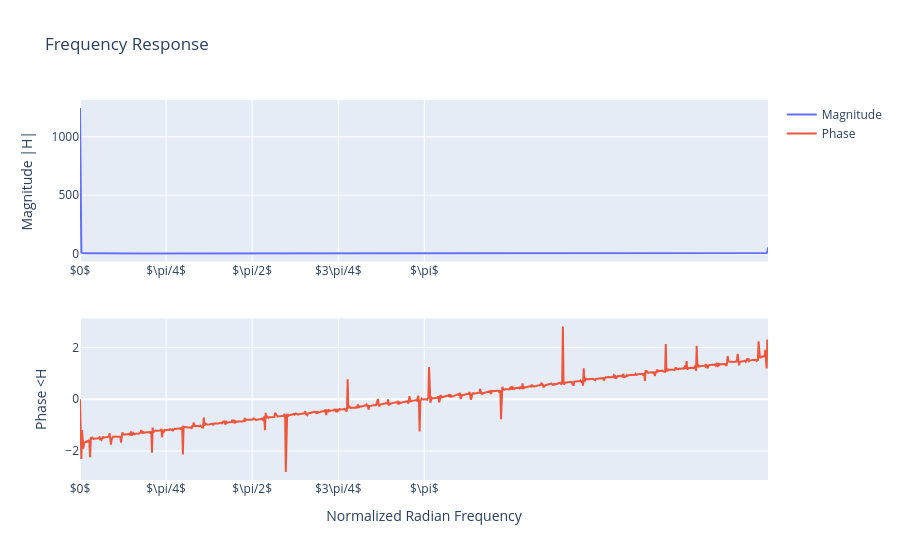

Notebook source saved alongside this figure:
### Markdown cell above
2.1 Use the `freqz` and `plot_frequency_response` functions to plot the frequency response of the averaging filter of your envelope function.

### Code cell
ww_env, H_env = freqz(y, 1, worN = 1024, whole = True) 

plot_frequency_response(ww_env, H_env)

### Figure 1 — Plotly figure (JSON) as saved in the notebook; plotly's stock layout.template omitted (floating-point values rounded to 4 significant figures; data arrays with more than 128 entries replaced by an {"elided": "..."} marker saying what was removed)
{"data": [{"name": "Magnitude", "type": "scatter", "x": {"elided": "1024 float values"}, "xaxis": "x", "y": {"elided": "1024 float values"}, "yaxis": "y"}, {"name": "Phase", "type": "scatter", "x": {"elided": "1024 float values"}, "xaxis": "x2", "y": {"elided": "1024 float values"}, "yaxis": "y2"}], "layout": {"title": {"text": "Frequency Response"}, "xaxis": {"anchor": "y", "domain": [0, 1], "tickmode": "array", "ticktext": ["$-\\pi$", "$-3\\pi/4$", "$-\\pi/2$", "$-\\pi/4$", "$0$", "$\\pi/4$", "$\\pi/2$", "$3\\pi/4$", "$\\pi$"], "tickvals": [-3.142, -2.356, -1.571, -0.7854, 0, 0.7854, 1.571, 2.356, 3.142]}, "xaxis2": {"anchor": "y2", "domain": [0, 1], "tickmode": "array", "ticktext": ["$-\\pi$", "$-3\\pi/4$", "$-\\pi/2$", "$-\\pi/4$", "$0$", "$\\pi/4$", "$\\pi/2$", "$3\\pi/4$", "$\\pi$"], "tickvals": [-3.142, -2.356, -1.571, -0.7854, 0, 0.7854, 1.571, 2.356, 3.142], "title": {"text": "Normalized Radian Frequency"}}, "yaxis": {"anchor": "x", "domain": [0.575, 1], "title": {"text": "Magnitude |H|"}}, "yaxis2": {"anchor": "x2", "domain": [0, 0.425], "title": {"text": "Phase <H"}}}}
